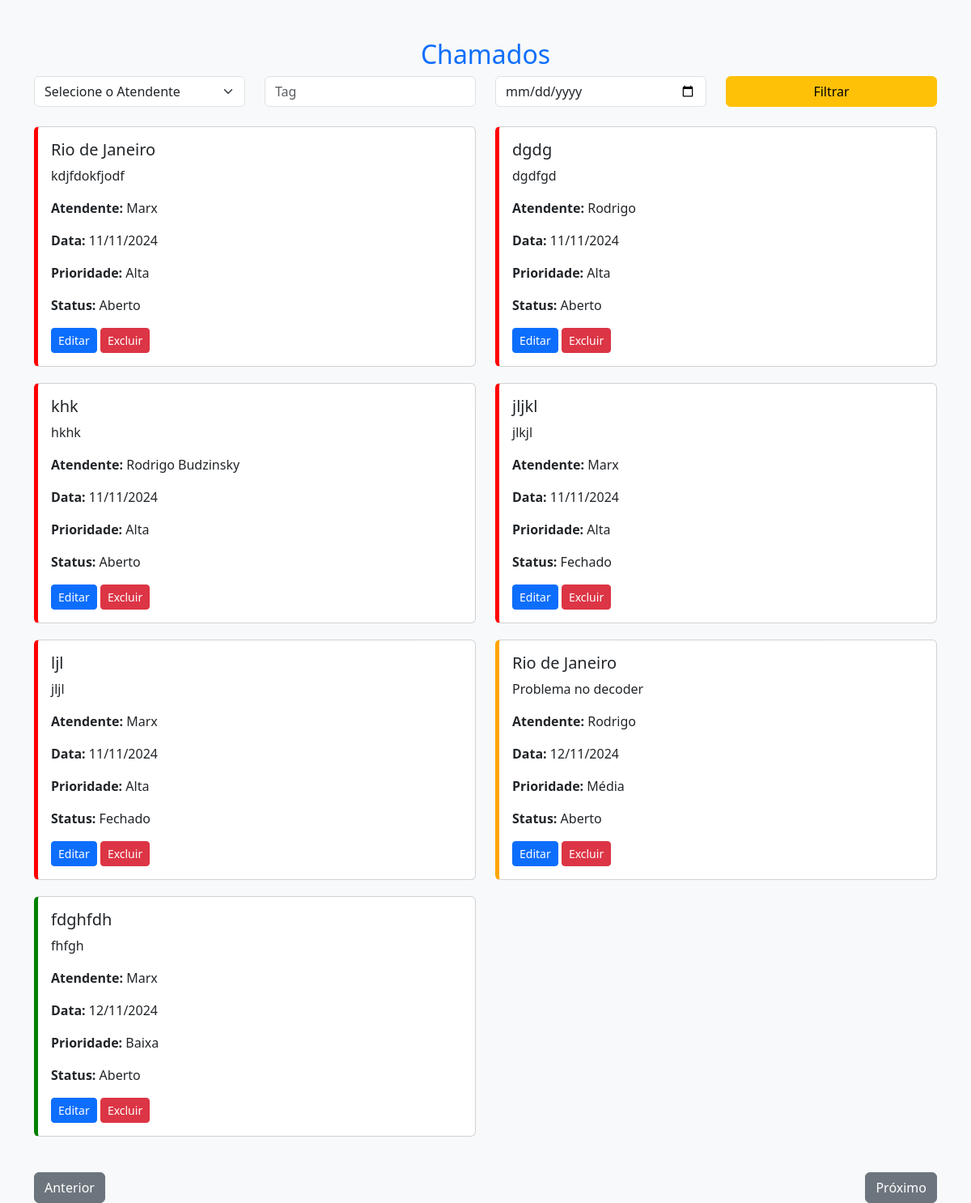
Page /view_tickets on the committed database.
### tables this page shows
CREATE TABLE tickets (
            id INTEGER PRIMARY KEY AUTOINCREMENT,
            tag TEXT,
            description TEXT,
            attendant TEXT,
            date TEXT,
            priority TEXT,
            status TEXT
        );

### app.py (the view)
@app.route('/view_tickets')
def view_tickets():
    try:
        conn = get_db_connection()
        tickets = conn.execute('''
            SELECT * FROM tickets ORDER BY
            CASE priority WHEN 'Alta' THEN 1 WHEN 'Média' THEN 2 ELSE 3 END,
            CASE status WHEN 'Aberto' THEN 1 ELSE 2 END
        ''').fetchall()
        conn.close()
        return render_template('view_tickets.html', tickets=tickets)
    except Exception as e:
        logging.error(f"Erro ao visualizar chamados: {e}")
        flash('Erro ao carregar os chamados.')
        return redirect(url_for('index'))

### app.py (called while the page is built)
def get_db_connection():
    conn = sqlite3.connect('database.db')
    conn.row_factory = sqlite3.Row
    return conn

### templates/view_tickets.html (shortened to what this page needs)
<!DOCTYPE html>
<html lang="pt-BR">
<head>
    <link rel="stylesheet" href="https://cdn.jsdelivr.net/npm/bootstrap@5.3.0/dist/css/bootstrap.min.css">
</head>
<body class="bg-light">
    <div class="container mt-5">
        <h2 class="text-center text-primary">Chamados</h2>
        <form method="GET" action="/view_tickets" class="mb-4">
            <div class="row">
                <div class="col-md-3">
                    <select class="form-select" name="attendant">
                        <option value="">Selecione o Atendente</option>
                    </select>
                </div>
                <div class="col-md-3">
                    <input type="text" class="form-control" name="tag" placeholder="Tag">
                </div>
                <div class="col-md-3">
                    <input type="date" class="form-control" name="date">
                </div>
                <div class="col-md-3">
                    <button type="submit" class="btn btn-warning w-100">Filtrar</button>
                </div>
            </div>
        </form>
        <div class="row">
            {% for ticket in tickets %}
            <div class="col-md-6">
                <div class="card {% if ticket['priority'] == 'Alta' %}high-priority{% elif ticket['priority'] == 'Média' %}medium-priority{% else %}low-priority{% endif %}">
                    <div class="card-body">
                        <h5 class="card-title">{{ ticket['tag'] }}</h5>
                        <p class="card-text">{{ ticket['description'] }}</p>
                        <p><strong>Atendente:</strong> {{ ticket['attendant'] }}</p>
                        <p><strong>Data:</strong> {{ ticket['date'] }}</p>
                        <p><strong>Prioridade:</strong> {{ ticket['priority'] }}</p>
                        <p><strong>Status:</strong> {{ ticket['status'] }}</p>
                        <a href="/edit_ticket/{{ ticket['id'] }}" class="btn btn-primary btn-sm">Editar</a>
                        <a href="/delete_ticket/{{ ticket['id'] }}" class="btn btn-danger btn-sm">Excluir</a>
                    </div>
                </div>
            </div>
            {% endfor %}
        </div>
        <div class="d-flex justify-content-between mt-4">
            <a href="?page={{ prev_page }}" class="btn btn-secondary">Anterior</a>
            <a href="?page={{ next_page }}" class="btn btn-secondary">Próximo</a>
        </div>
    </div>
</body>
</html>

### templates/view_tickets.html (style rules this page uses)
.card { margin-bottom: 20px; }
.high-priority { border-left: 5px solid red; }
.medium-priority { border-left: 5px solid orange; }
.low-priority { border-left: 5px solid green; }

### rows in the picture
tickets: tag "Rio de Janeiro", description "kdjfdokfjodf", attendant "Marx", date "11/11/2024", priority "Alta", status "Aberto"
tickets: tag "dgdg", description "dgdfgd", attendant "Rodrigo", date "11/11/2024", priority "Alta", status "Aberto"
tickets: tag "khk", description "hkhk", attendant "Rodrigo Budzinsky", date "11/11/2024", priority "Alta", status "Aberto"
tickets: tag "jljkl", description "jlkjl", attendant "Marx", date "11/11/2024", priority "Alta", status "Fechado"
tickets: tag "ljl", description "jljl", attendant "Marx", date "11/11/2024", priority "Alta", status "Fechado"
tickets: tag "Rio de Janeiro", description "Problema no decoder", attendant "Rodrigo", date "12/11/2024", priority "Média", status "Aberto"
tickets: tag "fdghfdh", description "fhfgh", attendant "Marx", date "12/11/2024", priority "Baixa", status "Aberto"
